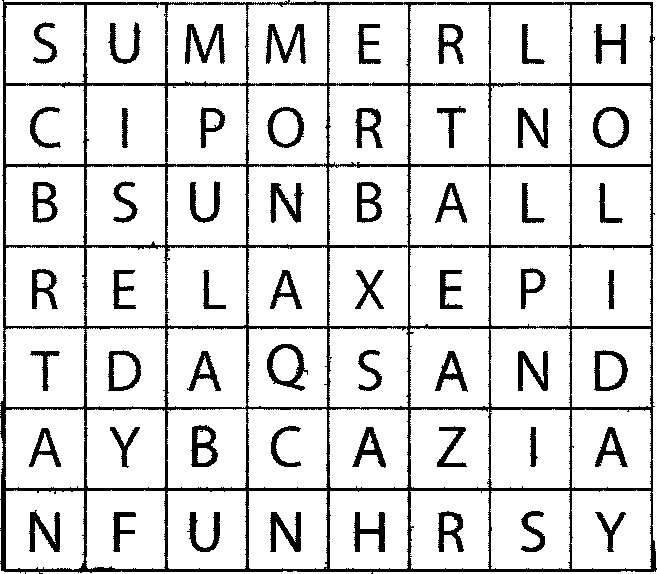
#> input picture ocr/decoupage/letters/letter_00_00.png, 657 x 574 px, found by its file name; its folder holds only this picture in this run
$ python bridge.py
#> lines starting #> are read from the running program, lines starting #| are printed output that depends on the picture; after the words box and inside, x2 and y2 are one past the last pixel; in counts of white or black regions, pixels touching at a corner belong together
import os
import numpy as np
from PIL import Image
import re

# Chemins des dossiers et du fichier de sortie
LETTERS_DIR = 'decoupage/letters'
WORDS_DIR = 'decoupage/words_letters'
OUTPUT_FILE = 'decoupage/decoupage_output.txt'
IMAGE_SIZE = (32, 32)

def process_image(path):
    """
    Lit une image, la redimensionne à 32x32, la convertit en niveaux de gris
    et normalise les pixels en flottants entre 0.0 et 1.0.
    """
#> called with path = 'decoupage/letters/letter_00_00.png'
    try:
        img = Image.open(path).convert('L')
#> img: PIL image 657x574 L; 85.9% white; 57 black regions, largest, box (x1, y1, x2, y2) and area: (0, 0, 657, 574) 28194, (185, 24, 225, 64) 689, (266, 24, 306, 64) 664
        img = img.resize(IMAGE_SIZE)
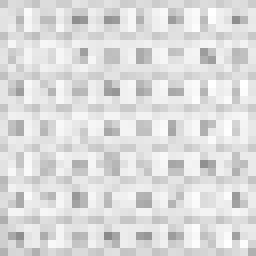
#> img: PIL image 32x32 L (shown 8 times larger); min 138, max 255, mean 219.4
        # Convertit l'image en un tableau numpy de flottants et normalise les valeurs
        pixels = np.array(img, dtype=np.float32) / 255.0
        return pixels.flatten()
    except Exception as e:
        print(f"Erreur lors du traitement de {path}: {e}")
        return None

def run_bridge():
    """
    Analyse les dossiers 'letters' et 'words_letters', traite les images
    et génère le fichier 'decoupage_output.txt'.
    """
    output_lines = []

    # Traitement du dossier 'letters' pour la grille
    print(f"Analyse de {LETTERS_DIR}...")
    for filename in sorted(os.listdir(LETTERS_DIR)):
        if filename.endswith('.png') and ':Zone.Identifier' not in filename:
            match = re.match(r'letter_(\d+)_(\d+)\.png', filename)
            if match:
                row, col = map(int, match.groups())

                image_path = os.path.join(LETTERS_DIR, filename)
                pixels = process_image(image_path)
#> pixels = 1024 values, max 1 at index 58, min 0.541 at index 941, mean 0.86

                if pixels is not None:
                    pixel_str = ' '.join([f"{p:.6f}" for p in pixels])
                    output_lines.append(f"GRID {col} {row} {pixel_str}\n")

    # Traitement du dossier 'words_letters' pour les mots
    print(f"Analyse de {WORDS_DIR}...")
#> (the run stopped early here; a loop or call above may not have finished)
